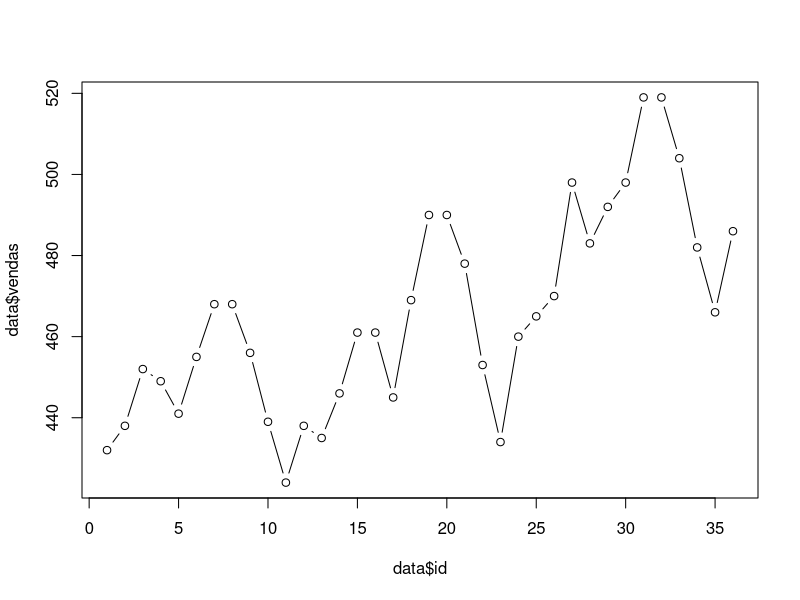
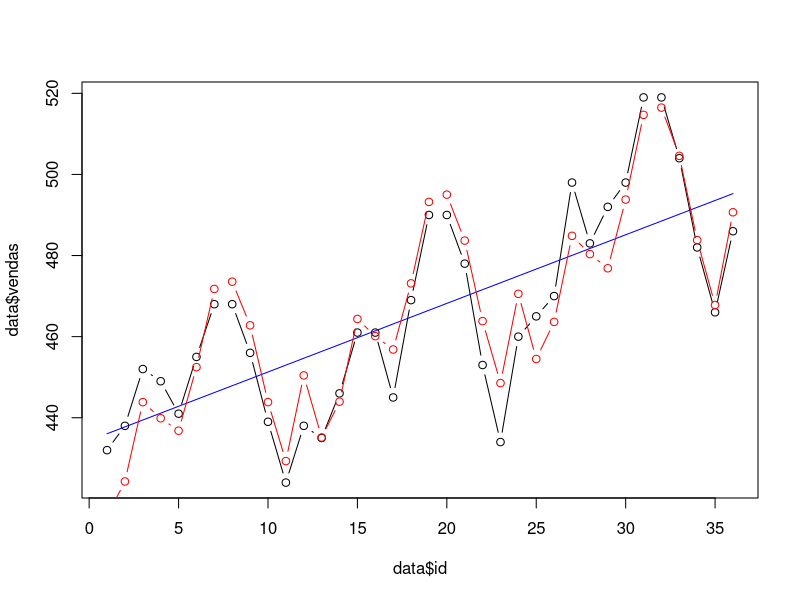
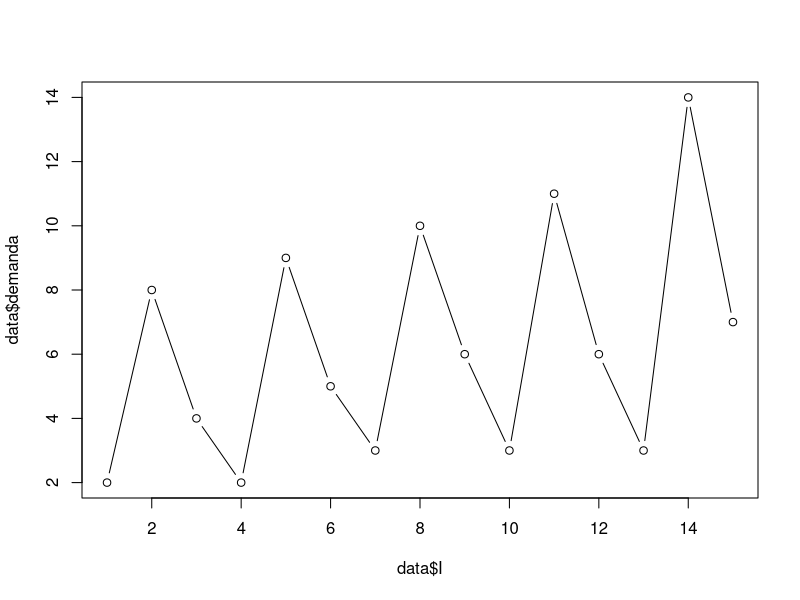
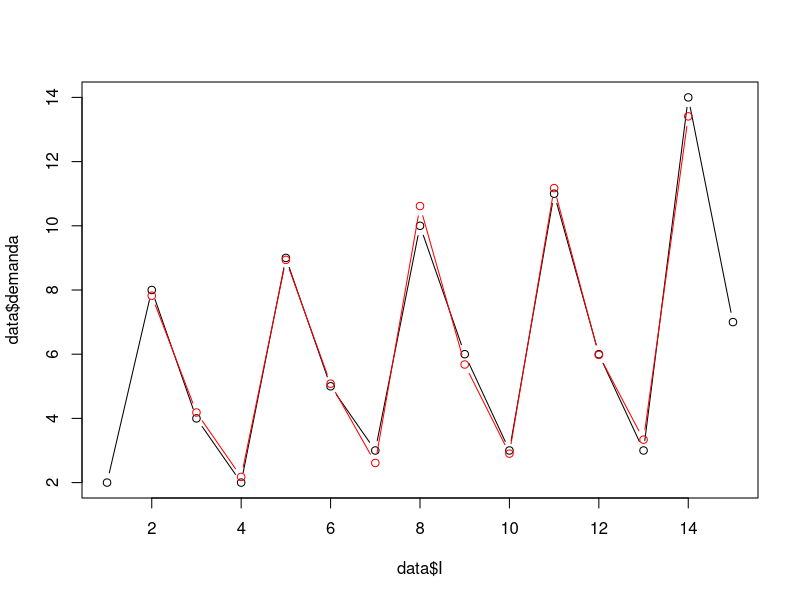

R code for these plots, in order:
## ---- chunk 1
data = read.csv("data/vendas.csv")
## ---- chunk 2
plot(data$id,data$vendas,type = "b")
## ---- chunk 3
model = lm(formula = vendas ~ id, data=data)
summary(model)
## ---- chunk 4
data$tendencia_linear = 434.3619 + data$id*1.6921
## ---- chunk 5
library(tidyverse)

data2 = data |>
        group_by(mes) |>
        summarise_at(.vars = "vendas",.funs = c(mean="mean"))
data2$porcentagem_da_media_total = data2$mean/mean(data$vendas)
data2
## ---- chunk 6
data$tendencia_e_sazonalidade  = NULL
# 
for (row in 1:nrow(data)) {
    mes = data[row, "mes"]
    porcentagem_da_media_total = data2[data2$mes == mes,]$porcentagem_da_media_total
    data[row, "tendencia_e_sazonalidade"] = data[row, "tendencia_linear"]*porcentagem_da_media_total
}

## ---- chunk 7
plot(data$id,data$vendas,type = "b", col="black")
lines(data$id,data$tendencia_linear, col="blue")
lines(data$id,data$tendencia_e_sazonalidade,type = "b", col="red")
## ---- chunk 8
data = read.csv("data/demanda.csv")
plot(data$I,data$demanda,type="b")
## ---- chunk 9
data$MCM = NULL
for (row in 1:nrow(data)) {
  if(row>1 & row < nrow(data)) {
    data[row, "MCM"] = mean(data[ (row-1):(row+1) , "demanda"])
  }
    
}
## ---- chunk 10
data$ISIi = data$demanda / data$MCM
## ---- chunk 11
data$Isi = NULL

for (i in 1:3) {
 
  n = 0
  soma = 0
  for (row in seq(i,nrow(data),3)) {
    if(!is.na(data[row,'ISIi'])) {
      n=n+1
      soma = soma + data[row,'ISIi']      
    }
  }
  data[i, "Isi"] = soma/n
  for (row in seq(i,nrow(data),3)) {
      data[row, "Isi"]= data[i, "Isi"]
  }
}

## ---- chunk 12
data$Pi = data$MCM * data$Isi
## ---- chunk 13
data$DA = abs(data$demanda - data$Pi)
## ---- chunk 14
plot(data$I,data$demanda,type="b")
lines(data$I,data$Pi,type = "b", col="red")
## ---- chunk 15
model = lm(demanda ~ I,data=data)
summary(model)
